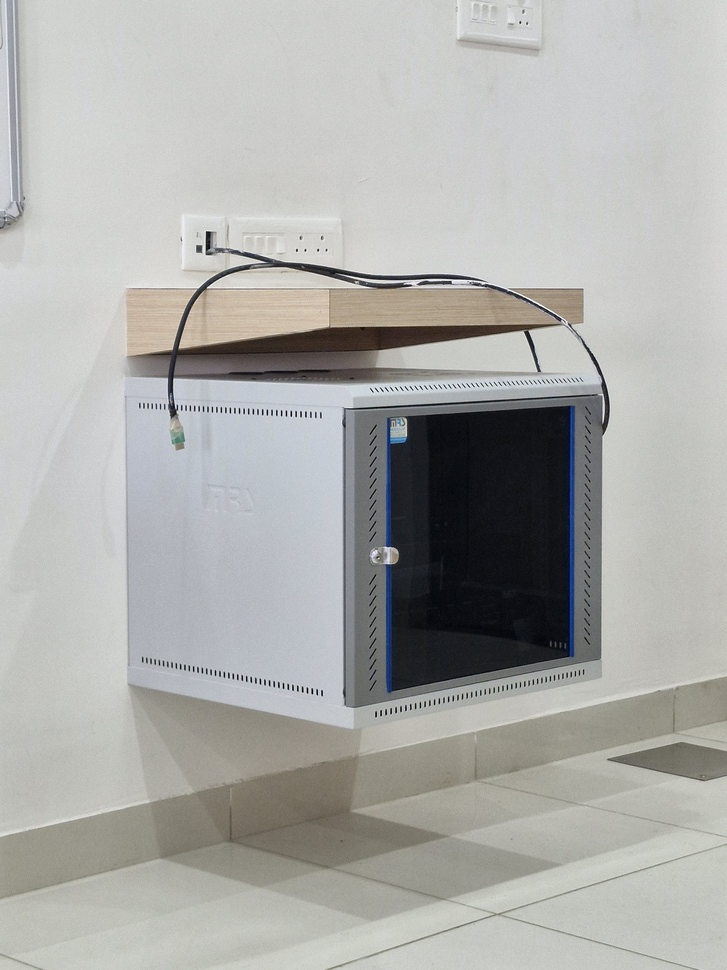
#> input picture Images/ASQ.jpg, 727 x 970 px, shrunk from 3000 x 4000 before the run, found by its file name
$ jupyter execute Harris_corner.ipynb
#> lines starting #> are read from the running program, lines starting #| are printed output that depends on the picture; after the words box and inside, x2 and y2 are one past the last pixel; in counts of white or black regions, pixels touching at a corner belong together
[cell 1]
import cv2
import numpy as np
import matplotlib.pyplot as plt

# Load the image in color and convert to grayscale
img = cv2.imread('ASQ.jpg')
#> img is the input picture: shape (970, 727, 3); mean B, G, R 170, 172.8, 172.3
gray = cv2.cvtColor(img, cv2.COLOR_BGR2GRAY)
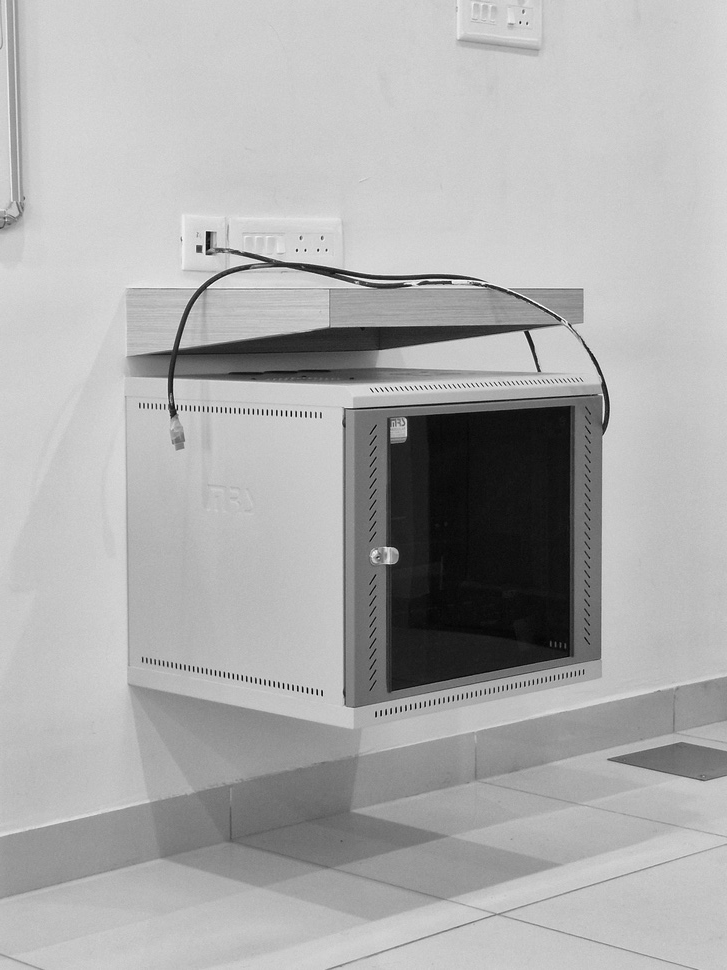
#> gray: shape (970, 727); min 0, max 255, mean 172.4
gray = np.float32(gray)

# Apply Harris corner detection
dst = cv2.cornerHarris(gray, blockSize=9, ksize=3, k=0.04)
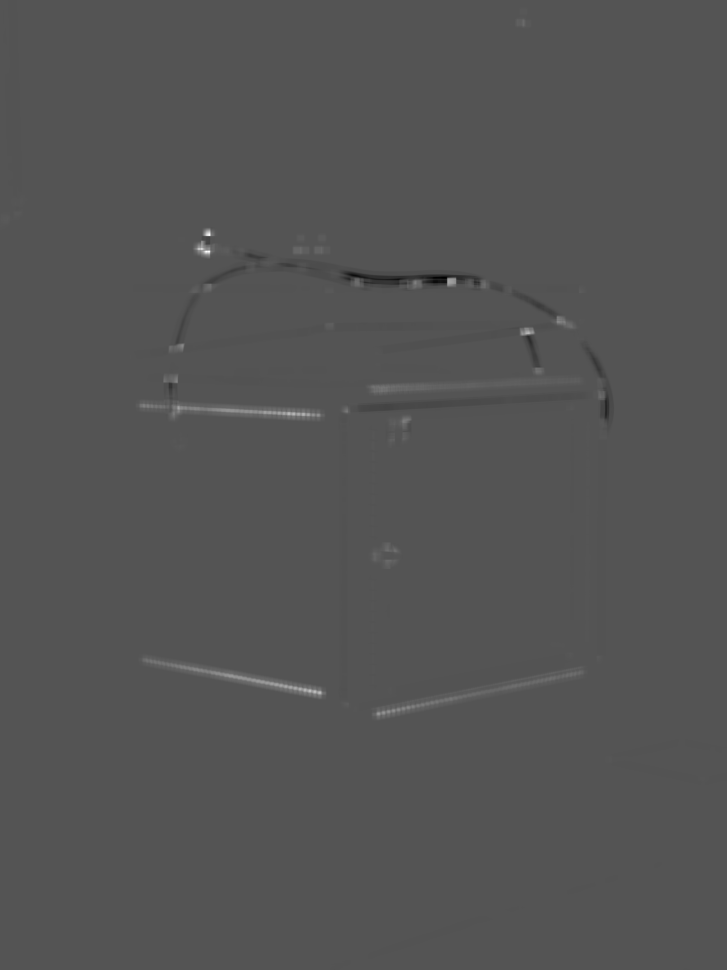
#> dst: shape (970, 727) float32; min -11553289, max 23420804, mean 20959.7; drawn with min black and max white

# Dilate the result to mark corners
dst = cv2.dilate(dst, None)

# Threshold to mark the corners on the original image
img[dst > 0.01 * dst.max()] = [0, 255, 0]  # Red color
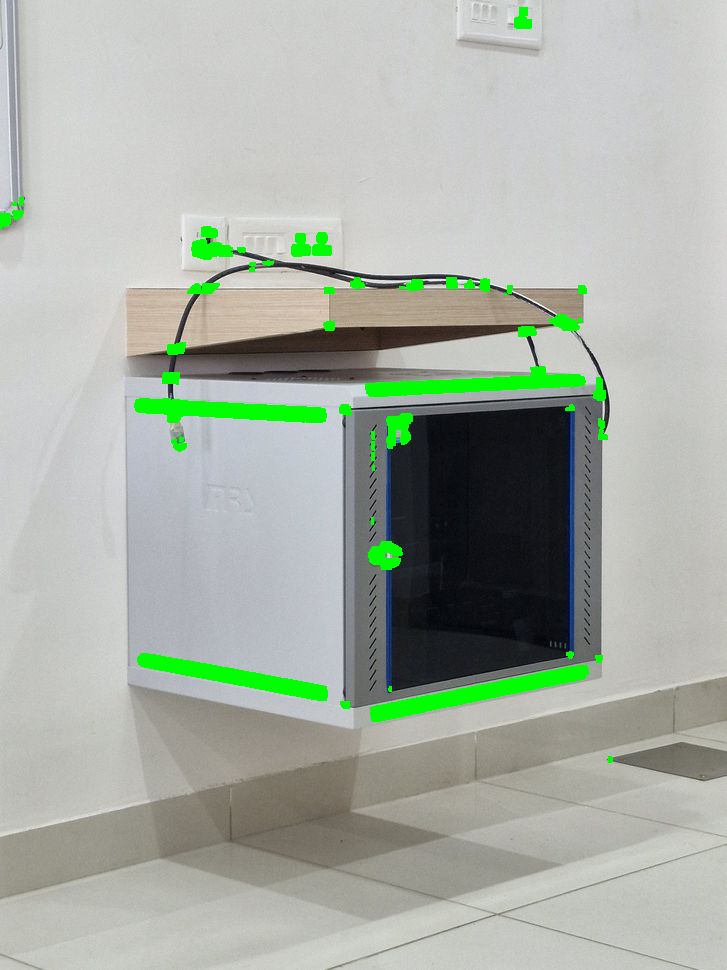
#> img: shape (970, 727, 3); 2.79% of pixels changed, all inside (x1, y1, x2, y2) = (0, 7, 613, 763)

# Show result using matplotlib
plt.figure(figsize=(6, 6))
plt.title("Harris Corner Detection")
plt.imshow(cv2.cvtColor(img, cv2.COLOR_BGR2RGB))
plt.axis('off')
plt.show()
